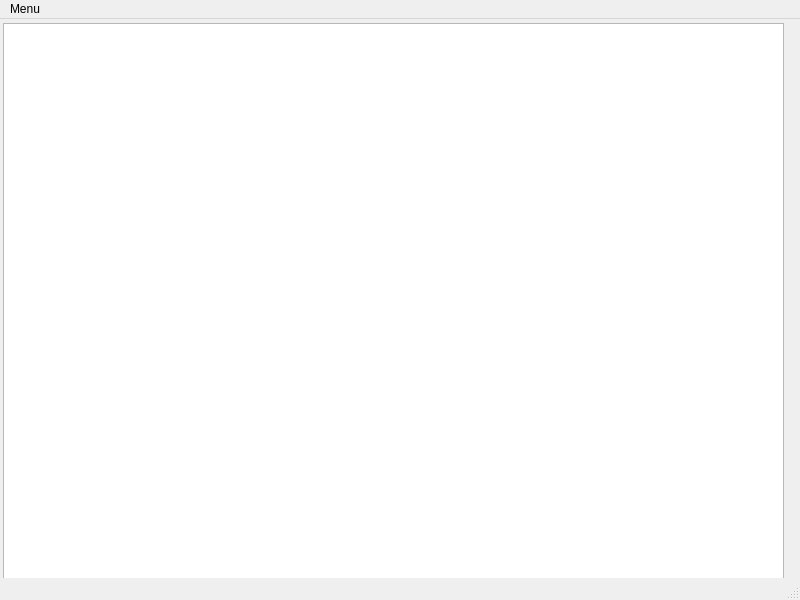
<?xml version="1.0" encoding="UTF-8"?>
<ui version="4.0">
 <class>EmployeInterface</class>
 <widget class="QMainWindow" name="EmployeInterface">
  <property name="geometry">
   <rect>
    <x>0</x>
    <y>0</y>
    <width>800</width>
    <height>600</height>
   </rect>
  </property>
  <property name="windowTitle">
   <string>EmployeInterface</string>
  </property>
  <widget class="QWidget" name="centralwidget">
   <widget class="QTextEdit" name="affichage">
    <property name="geometry">
     <rect>
      <x>3</x>
      <y>4</y>
      <width>781</width>
      <height>561</height>
     </rect>
    </property>
   </widget>
  </widget>
  <widget class="QMenuBar" name="menubar">
   <property name="geometry">
    <rect>
     <x>0</x>
     <y>0</y>
     <width>800</width>
     <height>22</height>
    </rect>
   </property>
   <widget class="QMenu" name="menuMenu">
    <property name="title">
     <string>Menu</string>
    </property>
    <widget class="QMenu" name="menuAjouter_Employe">
     <property name="title">
      <string>Ajouter Employe</string>
     </property>
     <addaction name="actionCommission"/>
     <addaction name="actionHoraire"/>
     <addaction name="actionPatron"/>
    </widget>
    <addaction name="menuAjouter_Employe"/>
    <addaction name="actionQuitter"/>
   </widget>
   <addaction name="menuMenu"/>
  </widget>
  <widget class="QStatusBar" name="statusbar"/>
  <action name="actionQuitter">
   <property name="text">
    <string>Quitter</string>
   </property>
  </action>
  <action name="actionCommission">
   <property name="text">
    <string>Commission</string>
   </property>
  </action>
  <action name="actionHoraire">
   <property name="text">
    <string>Horaire</string>
   </property>
  </action>
  <action name="actionPatron">
   <property name="text">
    <string>Patron</string>
   </property>
  </action>
 </widget>
 <resources/>
 <connections>
  <connection>
   <sender>actionQuitter</sender>
   <signal>triggered()</signal>
   <receiver>EmployeInterface</receiver>
   <slot>close()</slot>
   <hints>
    <hint type="sourcelabel">
     <x>-1</x>
     <y>-1</y>
    </hint>
    <hint type="destinationlabel">
     <x>399</x>
     <y>299</y>
    </hint>
   </hints>
  </connection>
  <connection>
   <sender>actionCommission</sender>
   <signal>triggered()</signal>
   <receiver>EmployeInterface</receiver>
   <slot>dialogCommis()</slot>
   <hints>
    <hint type="sourcelabel">
     <x>-1</x>
     <y>-1</y>
    </hint>
    <hint type="destinationlabel">
     <x>399</x>
     <y>299</y>
    </hint>
   </hints>
  </connection>
  <connection>
   <sender>actionHoraire</sender>
   <signal>triggered()</signal>
   <receiver>EmployeInterface</receiver>
   <slot>dialogHoraire()</slot>
   <hints>
    <hint type="sourcelabel">
     <x>-1</x>
     <y>-1</y>
    </hint>
    <hint type="destinationlabel">
     <x>399</x>
     <y>299</y>
    </hint>
   </hints>
  </connection>
  <connection>
   <sender>actionPatron</sender>
   <signal>triggered()</signal>
   <receiver>EmployeInterface</receiver>
   <slot>dialogPatron()</slot>
   <hints>
    <hint type="sourcelabel">
     <x>-1</x>
     <y>-1</y>
    </hint>
    <hint type="destinationlabel">
     <x>399</x>
     <y>299</y>
    </hint>
   </hints>
  </connection>
 </connections>
 <slots>
  <slot>dialogCommis()</slot>
  <slot>dialogHoraire()</slot>
  <slot>dialogPatron()</slot>
 </slots>
</ui>
